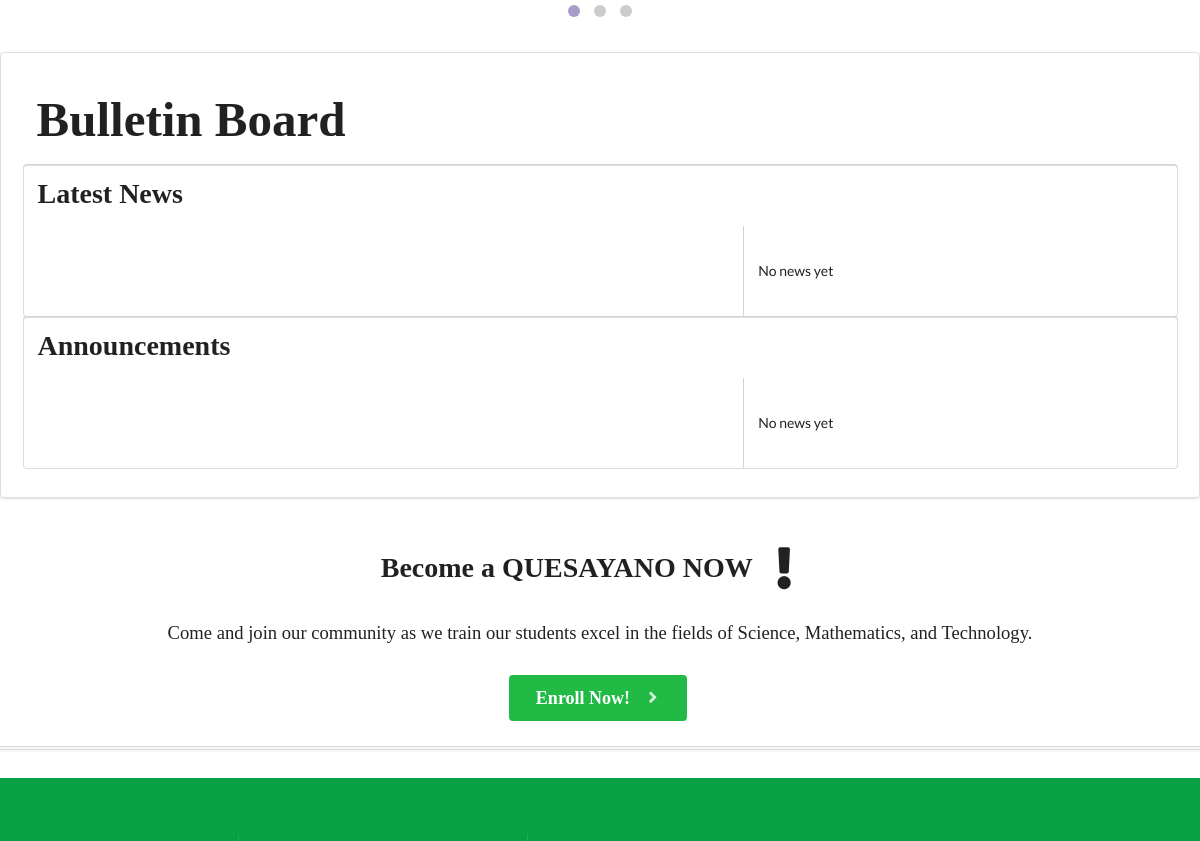
Before: / (middle part) with the older database file.
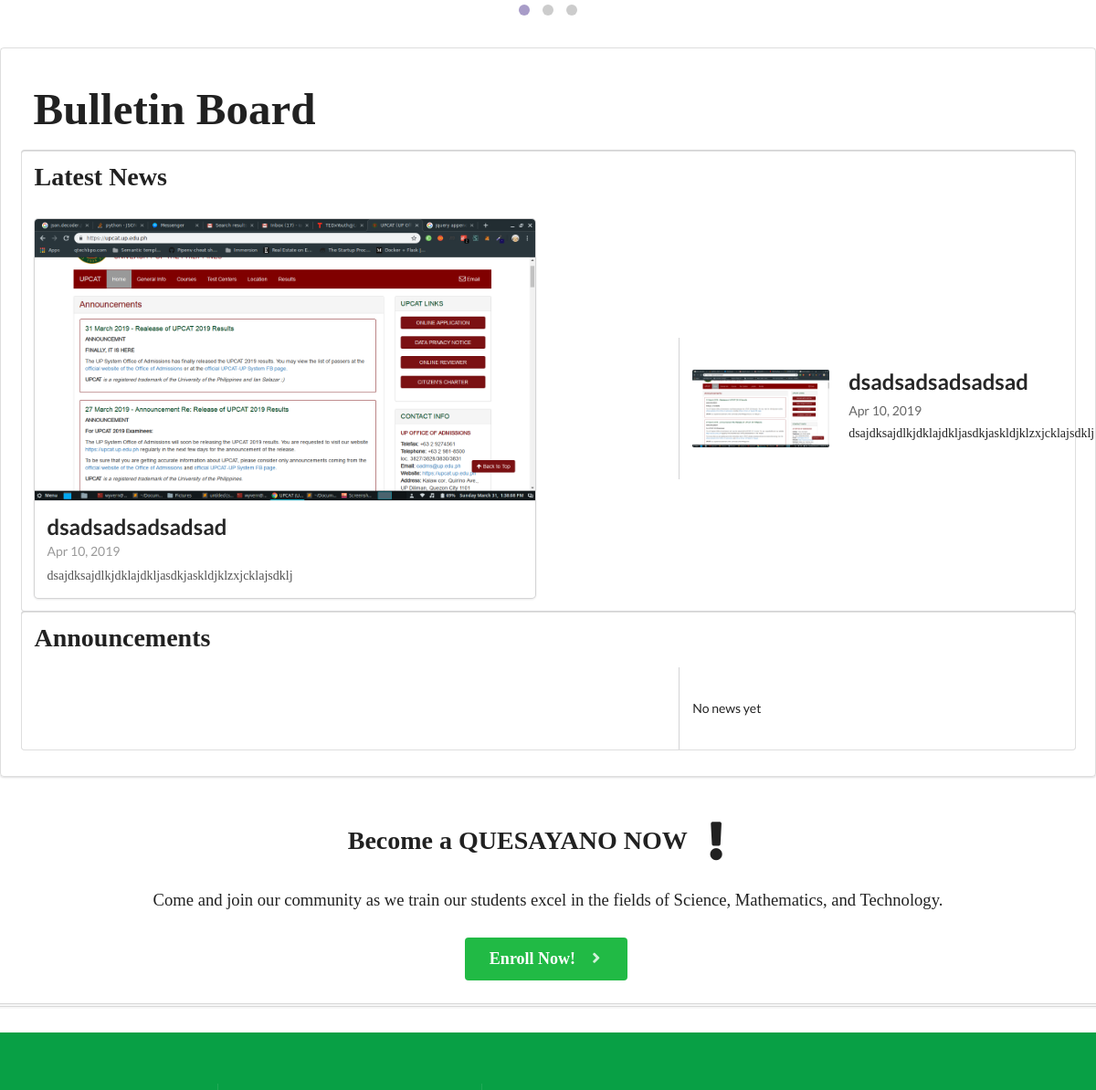
After: the same page with the newer database file.
### news/models.py (models this page shows, shortened)
class News(models.Model):
    author = models.CharField(max_length=100, blank=True)
    author_additional_info = models.CharField(max_length=100, blank=True)
    lead_text = models.TextField()
    opening = models.CharField(max_length=10000, blank=True)
    headline = models.CharField(max_length=200)
    headline_image = models.ImageField(upload_to=news_image_handler, validators=[FileExtensionValidator(['png', 'jpeg', 'jpg', 'JPG'])])
    cover_photo = models.ImageField(upload_to=news_image_handler, blank=True, null=True)
    body_text = models.TextField()
    other_image = models.ImageField(upload_to=news_image_handler, blank=True, null=True)
    other_image_label = models.CharField(max_length=250, blank=True, null=True)
    created_date = models.DateTimeField(default=timezone.now)
    published_date = models.DateTimeField(blank=True, null=True)

### main/views.py (the view)
# urls.py: path('', views.index, name='index'),
def index(request):
    announcements = list(Announcement.objects.order_by('-date_created')[:5])
    news = list(News.objects.order_by('-published_date')[:5])
    return render(request, 'main/index.html', {'announcements': announcements, 'news': news})

### templates/main/index.html (shortened to what the changed rows need)
{% extends 'base.html' %}
{% load staticfiles %}
{% block linkstyle %}
<link rel="stylesheet" href="{% static 'css/glider.css' %}">
{% endblock %}
{% block main_content %}
        <div class="ui feature vertical stripe segments">
              <div class="ui middle aligned stackable internally celled grid container" id="header_segment">
                <div class="row">
                  <div class="center aligned column">
                    <h1 class="ui header">
                      Bulletin Board
                    </h1>
                  </div>
                </div>
                <div class="ui row segment">
                  <div class="ui middle aligned padded internally celled grid stackable container">
                    <div class="row">
                      <div class="ui eight wide computer sixteen wide tablet column">
                        {% if news %}
                          <div class="ui fluid card">
                            <a class="image" href="{% url 'main:news_detail' pk=news.0.pk %}">
                              <img src="{{ news.0.headline_image.url }}" alt="">
                            </a>
                            <div class="content">
                              <a href="{% url 'main:news_detail' pk=news.0.pk %}" class="header">
                                {{ news.0.headline|safe }}
                              </a>
                              <div class="meta">
                                <span>{{ news.0.published_date|date:"M d, Y" }}</span>
                              </div>
                              <div class="description">
                                {{ news.0.lead_text|safe }}
                              </div>
                            </div>
                          </div>
                        {% endif %}
                      </div>
                      <div class="ui six wide computer sixteen wide tablet right floated column">
                        <div class="ui relaxed items">
                          {% if news %}
                            {% for news in news %}
                              <div class="item">
                                <a class="ui small image" href="{% url 'main:news_detail' pk=news.pk %}">
                                  <img src="{{ news.headline_image.url }}" alt="">
                                </a>
                                <div class="content">
                                  <a href="{% url 'main:news_detail' pk=news.pk %}" class="header">{{ news.headline|safe }}</a>
                                  <div class="meta">
                                    {{ news.published_date|date:"M d, Y"}}
                                  </div>
                                  <div class="description">
                                    {{ news.lead_text|truncatechars:100 }}
                                  </div>
                                </div>
                              </div>
                            {% endfor %}
                          {% else %}
                            <div class="item">
                              No news yet
                            </div>
                          {% endif %}
                        </div>
                      </div>
                    </div>
                  </div>
                </div>
                </div>
              </div>
{% endblock %}

Changed rows visible on the page:
added News: headline_image (picture), headline "dsadsadsadsadsad", published_date "Apr 10, 2019", lead_text "dsajdksajdlkjdklajdkljasdkjaskldjklzxjcklajsdklj"
Other visible differences:
text no longer shown: "No news yet"
